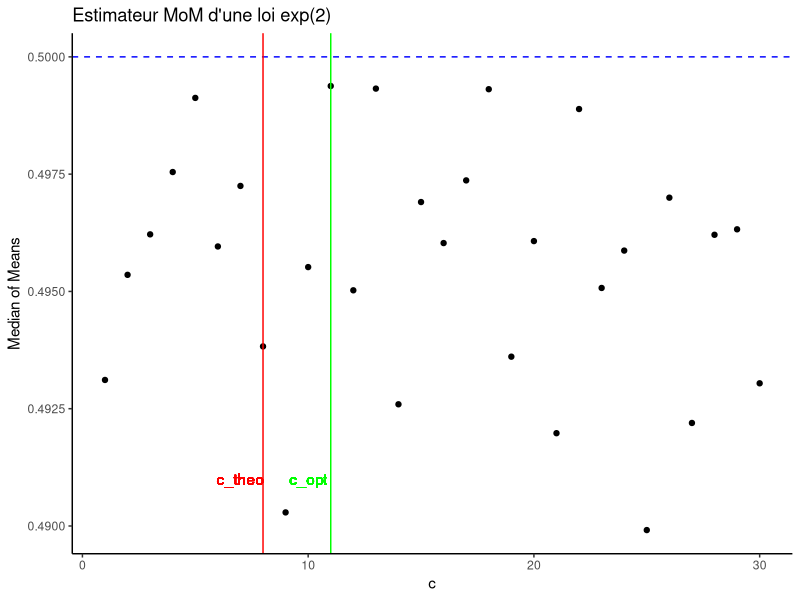
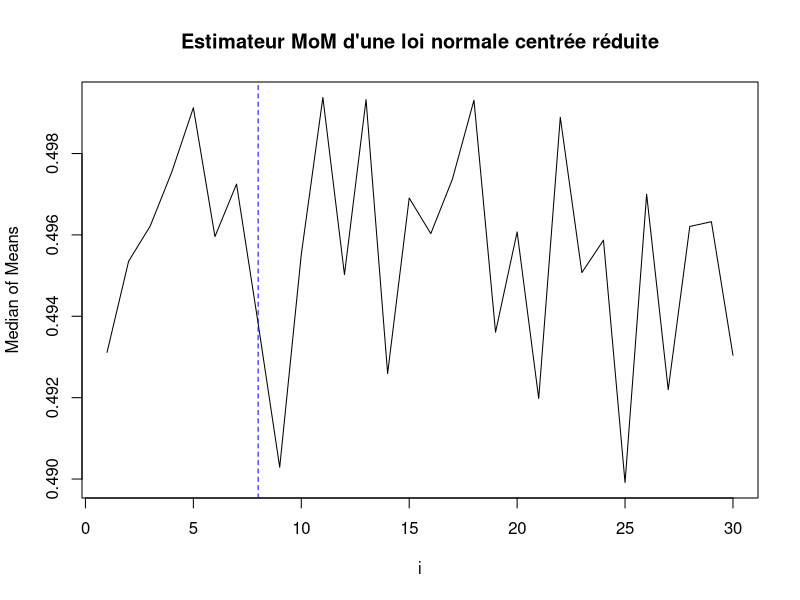
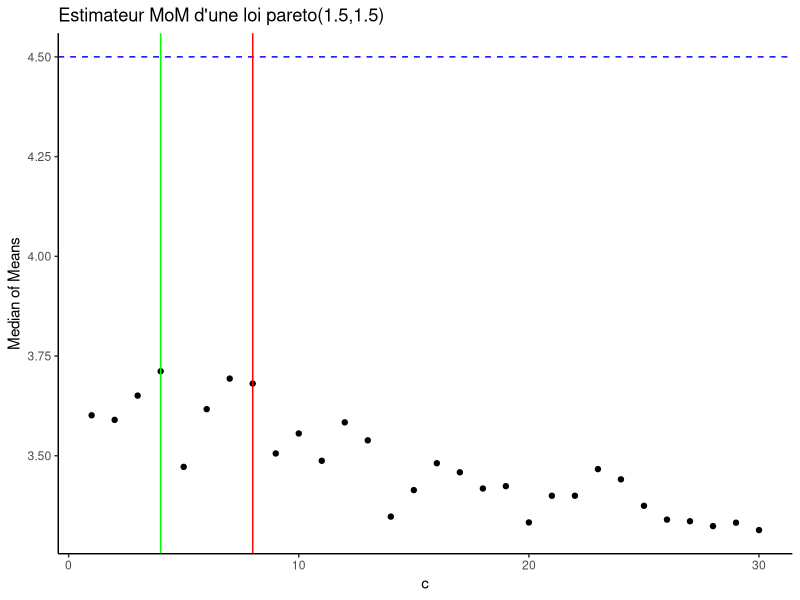
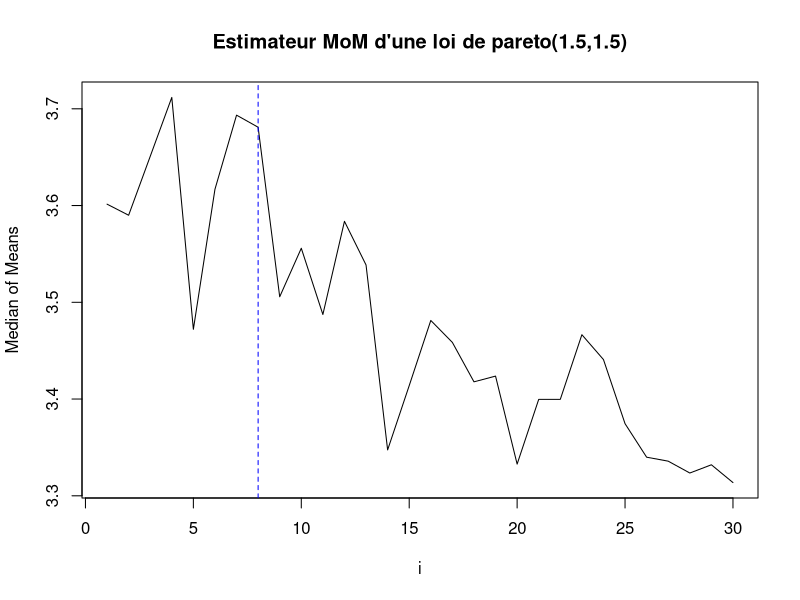

Recreate these plots in R, in order. (Note: this script raises an error after producing the figures.)
## ---- chunk 1
knitr::opts_chunk$set(echo = TRUE)
## ---- chunk 2
set.seed(1234)
## ---- chunk 3
median_of_means <- function(X, n) {
  if (n > length(X)) {
    n <- ceiling(length(X) / 2)
  }
  indic <- rep(1:n, each = floor(length(X) / n))
  indic <- sample(indic)
  moyennes <- sapply(1:n, function(block) mean(X[indic == block]))
  return(median(moyennes))
}
## ---- chunk 4
rob_median_of_means <- function(X, n, l) {
  res <- replicate(l, median_of_means(X, n))
  return(mean(res))
}
## ---- chunk 5
M=0
population1=rnorm(1000,M,3)
c(median_of_means(population1, 10),mean(population1),(mean(population1) - median_of_means(population1, 10)) ^ 2)

## ---- chunk 6
c(rob_median_of_means(population1, 10, 20),mean(population1),(mean(population1) - rob_median_of_means(population1, 10, 20)) ^ 2)
## ---- chunk 7
population2=rnorm(1000,4,1)
c(median_of_means(population2, 10),mean(population2),(mean(population2) - median_of_means(population2, 10)) ^ 2)
## ---- chunk 8
c(rob_median_of_means(population2, 10, 20),mean(population2),(mean(population2) - rob_median_of_means(population2, 10, 20)) ^ 2)
## ---- chunk 9
population3=rt(1000, df=5)
c(median_of_means(population3, 10),mean(population3),(mean(population3) - median_of_means(population3, 10)) ^ 2)
## ---- chunk 10
c(rob_median_of_means(population3, 10, 20),mean(population3),(mean(population3) - rob_median_of_means(population3, 10, 20)) ^ 2)
## ---- chunk 11
median_of_means_opt <- function(X, alpha=0.025) {
  n=length(X)
  k <- (trunc(8*log(1/alpha)))
  m <- n/k
  indic <- rep(1:k, each = m)
  indic <- sample(indic)
  moyennes <- sapply(1:k, function(block) mean(X[indic == block]))
  return(median(moyennes))
}

rob_median_of_means_opt <- function(X, alpha=0.025, l) {
  res <- replicate(l, median_of_means_opt(X, alpha))
  return(mean(res))
}
## ---- chunk 12
library("ggplot2")
median_of_means_opt3 <- function(X, alpha, i) {
  n <- length(X)
  k <- trunc(i * log(1/alpha))
  m <- n / k
  indic <- rep(1:k, each = m)
  sample(indic)
  moyennes <- sapply(1:k, function(block) mean(X[indic == block]))
  return(median(moyennes))
}

population1 <- rexp(10000, 2)
alpha <- 0.025
i_values <- 1:30
median_values <- sapply(i_values, function(i) median_of_means_opt3(population1, alpha, i))
data=as.data.frame(cbind(i_values,median_values))
ggplot(data = data, aes(x = i_values, y = median_values)) +
  geom_point() +
  geom_hline(yintercept = 1/2, linetype = "dashed", color = "blue") +
  geom_vline(xintercept = 8, color = "red") +
  geom_vline(xintercept = i_values[which.min(abs(median_values - 0.5))], color = "green") +
  labs(x = "c", y = "Median of Means", title = "Estimateur MoM d'une loi exp(2)") +
  geom_text(x = 7, y = 0.491, label = "c_theo", color = "red", vjust = 0.5) +
  geom_text(x = i_values[which.min(abs(median_values - 0.5))]-1, y = 0.491, label = "c_opt", color = "green", vjust = 0.5) +
  theme_classic()
plot(x = i_values, y = median_values, type = "l", xlab = "i", ylab = "Median of Means", main ="Estimateur MoM d'une loi normale centrée réduite")
abline(h=1/2, col='red')
abline(v=8, lty=2, col='blue')
## ---- chunk 13
library("VGAM")
population2 <- rpareto(1000, 1.5, 1.5)
alpha <- 0.025
i_values <- 1:30
median_values <- sapply(i_values, function(i) median_of_means_opt3(population2, alpha, i))
data=as.data.frame(cbind(i_values,median_values))
ggplot(data = data, aes(x = i_values, y = median_values)) +
  geom_point() +
  geom_hline(yintercept = 4.5, linetype = "dashed", color = "blue") +
  geom_vline(xintercept = 8, color = "red") +
  geom_vline(xintercept = i_values[which.min(abs(median_values - 4.5))], color = "green") +
  labs(x = "c", y = "Median of Means", title = "Estimateur MoM d'une loi pareto(1.5,1.5)") +
  geom_text(x = 7, y = 0.491, label = "c_theo", color = "red", vjust = 0.5) +
  geom_text(x = i_values[which.min(abs(median_values - 4.5))]-1, y = 0.491, label = "c_opt", color = "green", vjust = 0.5) +
  theme_classic()
plot(x = i_values, y = median_values, type = "l", xlab = "i", ylab = "Median of Means", main ="Estimateur MoM d'une loi de pareto(1.5,1.5)")
abline(h=4.5, col='red')
abline(v=8, lty=2, col='blue')
print(i_values[which.min(abs(median_values - 4.5))])
## ---- chunk 14
alpha=0.025
population1=rnorm(1000,0,3)
#c(median_of_means_opt(population1, alpha),mean(population1),(mean(population1) - median_of_means_opt(population1, alpha)) ^ 2)
IC=c(median_of_means_opt(population1)-2.24*sqrt(var(population1)/length(population1)),median_of_means_opt(population1),median_of_means_opt(population1)+2.24*sqrt(var(population1)/length(population1)))
IC
taille=IC[3]-IC[1]
taille
## ---- chunk 15
c(rob_median_of_means_opt(population1, alpha, 20),mean(population1),(mean(population1) - rob_median_of_means_opt(population1, alpha, 20)) ^ 2)
## ---- chunk 16
alpha=0.025
c(median_of_means_opt(population3, alpha),mean(population3),(mean(population3) - median_of_means_opt(population3, alpha)) ^ 2)

c(rob_median_of_means_opt(population3, alpha, 20),mean(population3),(mean(population3) - rob_median_of_means_opt(population3, alpha, 20)) ^ 2)
## ---- chunk 17
bootstrap_IC <- function(data, alpha=0.025, R=1000) {
  bootstrap_estimates <- replicate(R, {
    sample_data <- sample(data, replace = TRUE)
    median_of_means_opt(sample_data, alpha)
  })
  
  lower_bound <- quantile(bootstrap_estimates, 0.025)
  upper_bound <- quantile(bootstrap_estimates, 0.975)
  
  return(c(lower_bound, upper_bound))
}

population1 <- rnorm(1000, 0, 3)


ci <- bootstrap_IC(population4)
ci2 <- bootstrap_IC(population5)
taille <- abs(ci[2]-ci[1])
taille2 <- abs(ci2[2]-ci2[1])

ci2
taille2  

ci
taille
## ---- chunk 18
population4=rlnorm(n = 100000, meanlog = 0, sdlog = 1)
c(median_of_means_opt(population4, alpha),mean(population4),(mean(population4) - median_of_means_opt(population4, alpha)) ^ 2)
#IC=c(median_of_means_opt(population4)-2.24*sqrt(var(population4)/length(population4)),median_of_means_opt(population4#),median_of_means_opt(population4)+2.24*sqrt(var(population4)/length(population4)))
#IC
#taille=IC[3]-IC[1]
#taille
## ---- chunk 19
population5=rweibull(n = 1000, shape = 0.5)
c(median_of_means_opt(population5, alpha),mean(population5),(mean(population5) - median_of_means_opt(population5, alpha)) ^ 2)
## ---- chunk 20
population_rd1=sample(x = -2:10, size = 1000, replace = TRUE, prob=NULL)
c(median_of_means(population_rd1, 10),mean(population_rd1),(mean(population_rd1) - median_of_means(population_rd1, 10)) ^ 2)
## ---- chunk 21
c(rob_median_of_means(population_rd1, 10, 20),mean(population_rd1),(mean(population_rd1) - rob_median_of_means(population_rd1, 10, 20)) ^ 2)
## ---- chunk 22
population_rd2=sample(x = X(-1,1, by=0.001), size = 1000, replace = TRUE, prob=NULL)
c(median_of_means(population_rd2, alpha),mean(population_rd2),(mean(population_rd2) - median_of_means(population_rd2, alpha)) ^ 2)
## ---- chunk 23
c(rob_median_of_means(population_rd2, alpha, 20),mean(population_rd2),(mean(population_rd2) - rob_median_of_means(population_rd2, alpha, 20)) ^ 2)
## ---- chunk 24
c(median_of_means_opt(population_rd1, alpha),mean(population_rd1),(mean(population_rd1) - median_of_means_opt(population_rd1, alpha)) ^ 2)
## ---- chunk 25
c(rob_median_of_means_opt(population_rd1, 10, 20),mean(population_rd1),(mean(population_rd1) - rob_median_of_means_opt(population_rd1, 10, 20)) ^ 2)
## ---- chunk 26
c(median_of_means_opt(population_rd2, 10),mean(population_rd2),(mean(population_rd2) - median_of_means_opt(population_rd2, 10)) ^ 2)
## ---- chunk 27
c(rob_median_of_means_opt(population_rd2, 10, 20),mean(population_rd2),(mean(population_rd2) - rob_median_of_means_opt(population_rd2, 10, 20)) ^ 2)
## ---- chunk 28
population_rd3 <- sample(c(runif(1000, -1, 1), 50), 1000, replace = TRUE)
c(median_of_means_opt(population_rd2, 10),mean(population_rd2),(mean(population_rd2) - median_of_means_opt(population_rd2, 10)) ^ 2)
## ---- chunk 29
c(rob_median_of_means_opt(population_rd2, 10, 20),mean(population_rd2),(mean(population_rd2) - rob_median_of_means_opt(population_rd2, 10, 20)) ^ 2)
## ---- chunk 30
x <- X(from = 0.01, to = 1, by = 0.001)
y <- trunc(8 * log(1 / x))

plot(x = x, y = y, type = "l", col = "blue", ylim = c(0, 40), 
     main = "nombre de blocks en fonction de la valeur de alpha", xlab = "valeur de alpha", ylab = "nb de blocks")

## ---- chunk 31
median_of_means_opt2 <- function(X, alpha=0.025) {
  n=length(X)
  k <- (trunc(8*log(1/alpha)))
  m <- n/k
  indic <- rep(1:k, each = m)
  indic <- sample(indic)
  moyennes <- sapply(1:k, function(block) mean(X[indic == block]))
  return(median(moyennes))
}

plot_intervalle <- function(X) {
  alpha <- 0.025
  n <- length(X)
  k <- trunc(8 * log(1 / alpha))
  m <- n / k
  sigma <- 1
  
  Y <- matrix(NA, nrow = 10000, ncol = 5)
  
  for (i in 1:10000) {
    hat_mu <- median_of_means_opt2(X)
    
    y_min <- hat_mu - sigma * sqrt((32*log(1/alpha))/n)
    y_max <- hat_mu + sigma * sqrt((32*log(1/alpha))/n)
    
    taille=y_max-y_min
    
    Y[i, ] <- c(hat_mu,y_min, y_max, taille, abs(hat_mu-1))
  }
  
  plot(Y[, 2], type = "l", ylim = range(Y), col = "blue", main = "Intervalles de confiance", xlab = "Index", ylab = "Valeurs")
  points(Y[, 3], type = "l", col="blue")
  abline(h = hat_mu, col = "red")
  Y=as.data.frame(Y)
  names(Y) <- c("MoM", "y_min", "y_max", "taille", "MoM-mean")
  print(Y)
  print(sigma*sqrt((32*log(1/alpha))/n))
  print(sum(Y[, 5] <=sigma*sqrt((32*log(1/alpha))/n)))
}
X1=rexp(n = 1000, rate=1)
X2=rweibull(n = 1000, shape = 0.5)
plot_intervalle(X1)
plot_intervalle(X2)
## ---- chunk 32
median_of_means <- function(X, k) {
  n=length(X)
  if (k > n) {
    k <- ceiling(length(X) / 2)
  }
  indic <- rep(1:k, each = floor(n / k))
  indic <- sample(indic)
  moyennes <- sapply(1:k, function(block) mean(X[indic == block]))
  return(median(moyennes))
}


plot_int=function(X,k){
  alpha <- 0.025
  n <- length(X)
  m <- trunc(n / k)
  sigma <- sqrt(var(X))
  
  Y <- matrix(NA, nrow = 10000, ncol = 5)
  for (i in 1:10000) {
    hat_mu <- median_of_means(X,k)
    
    y_min <- hat_mu - sigma * sqrt(4/m)
    y_max <- hat_mu + sigma * sqrt(4/m)
    
    taille=y_max-y_min
    
    Y[i, ] <- c(hat_mu,y_min, y_max, taille, abs(hat_mu-mean(X)))
  }
  
  plot(Y[, 2], type = "l", ylim = range(Y), col = "blue", main = "Intervalles de confiance", xlab = "Index", ylab = "Valeurs")
  points(Y[, 3], type = "l", col="blue")
  abline(h = hat_mu, col = "red")
  Y=as.data.frame(Y)
  names(Y) <- c("MoM", "y_min", "y_max", "taille", "MoM-mean")
  print(Y)
  print(sigma*sqrt(4/m))
  print(sum(Y[, 5]>sigma*sqrt(4/m)))
  print(exp(-k/8))
}
X1=rexp(n = 1000, rate=1)
plot_int(X1, 25)
## ---- chunk 33
median_of_means_Minsker <- function(X, k) {
  n <- length(X)
  if (k > n) {
    k <- ceiling(length(X) / 2)
  }
  indic <- combn(X, k)
  moyennes <- apply(indic, 2, mean)
  return(median(moyennes))
}

X4 <- rexp(n = 20, rate = 1/2)
result <- median_of_means_Minsker(X4, 3)
print(result)
